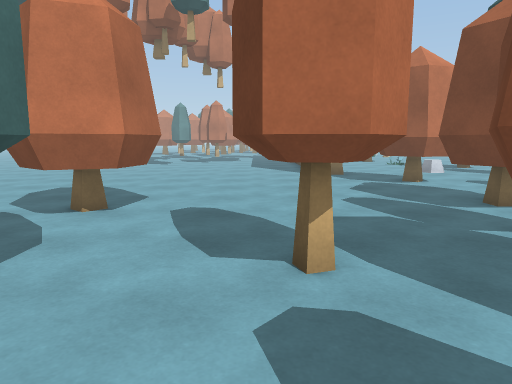
View 1 (above)

24 first-person views from a walk through a Unity game level. The camera is 1.4 m above the floor, tilts 8° down and sees 70° across. The floor is counted in squares, 1 m on a side. Each view is taken from the middle of a square. On the plan, view 1 faces up. The plan holds only what a view shows up to about 16 squares ahead; the rest is blank. The place goes on beyond the plan. Surface patterns are stand-ins for the level's own textures.

View 2
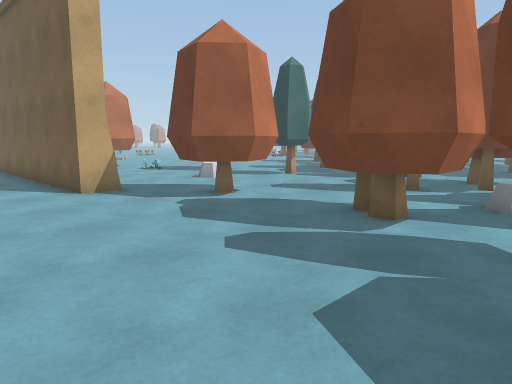

View 3
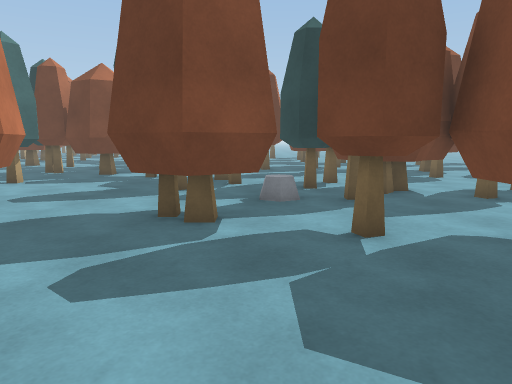

View 4
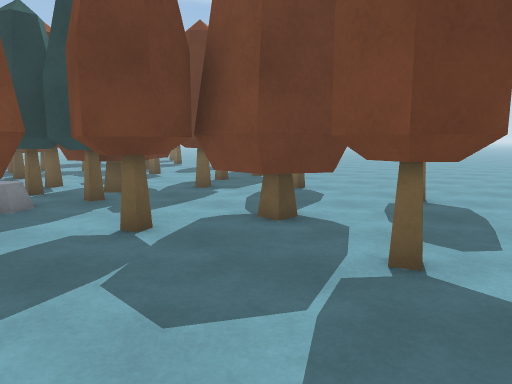

View 5
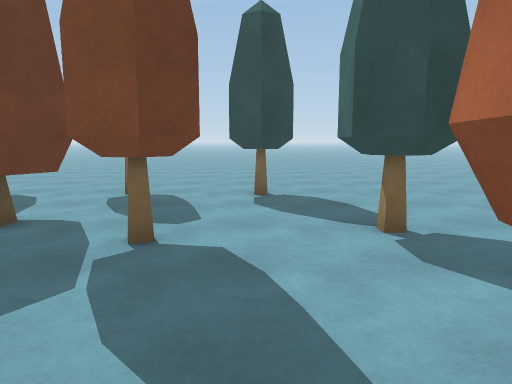

View 6
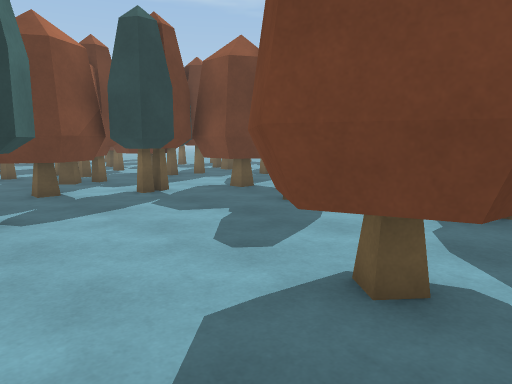

View 7
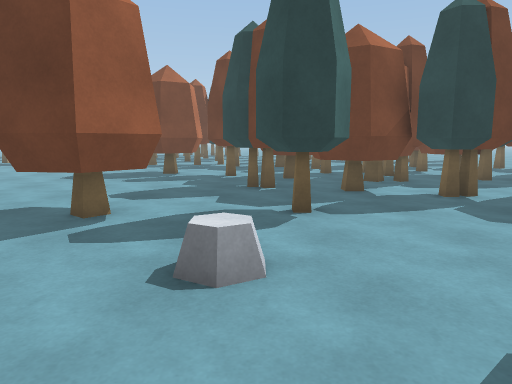

View 8
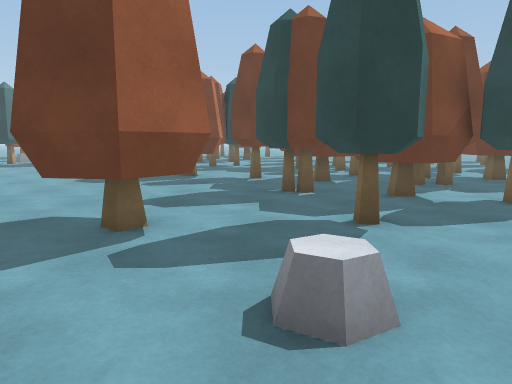

View 9
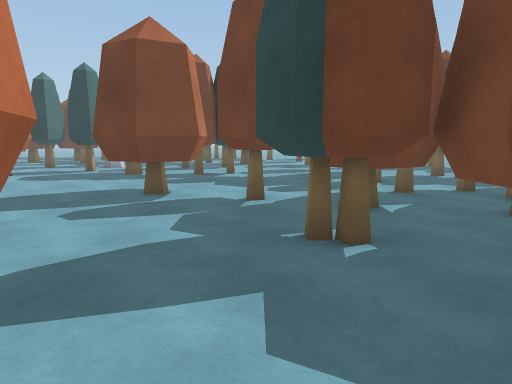

View 10
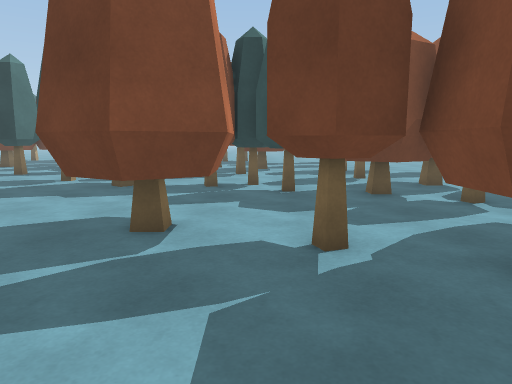

View 11
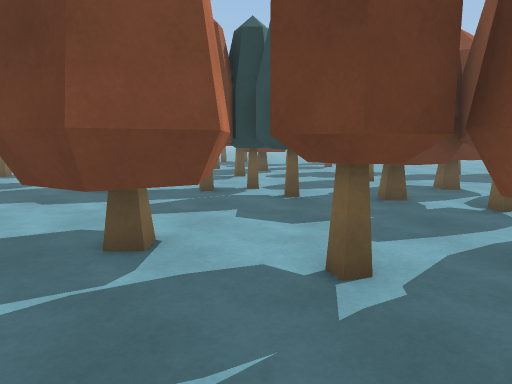

View 12
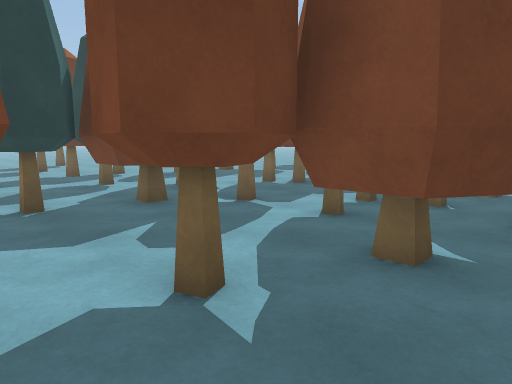

View 13
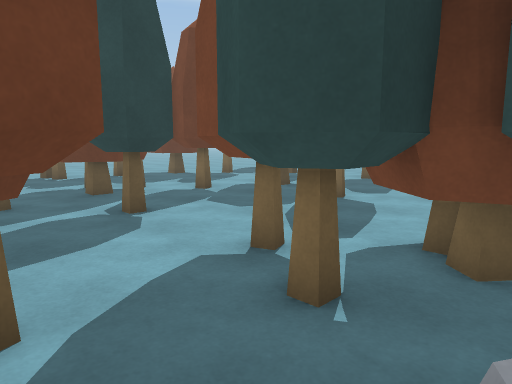

View 14
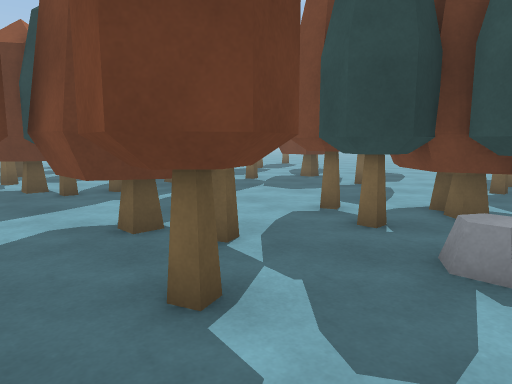

View 15
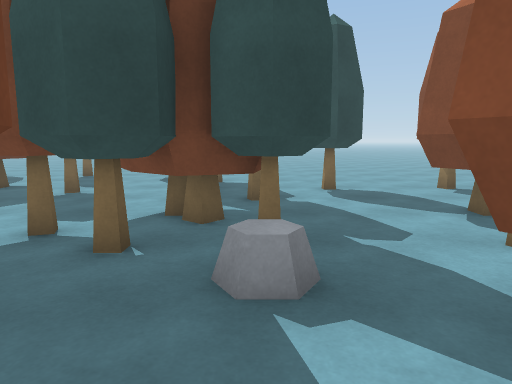

View 16
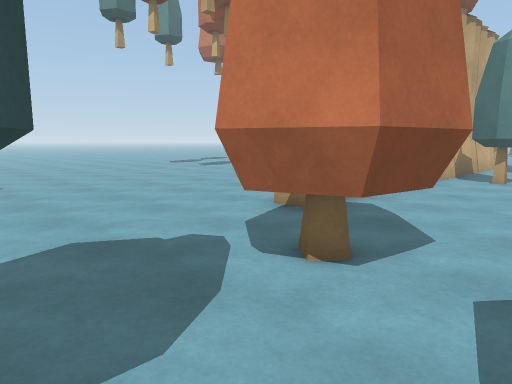

View 17
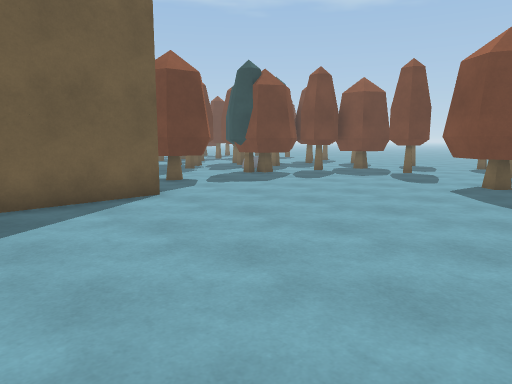

View 18
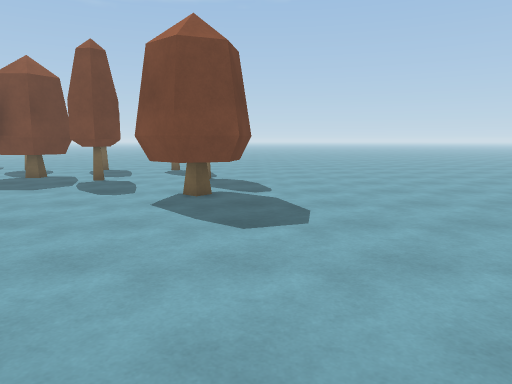

View 19
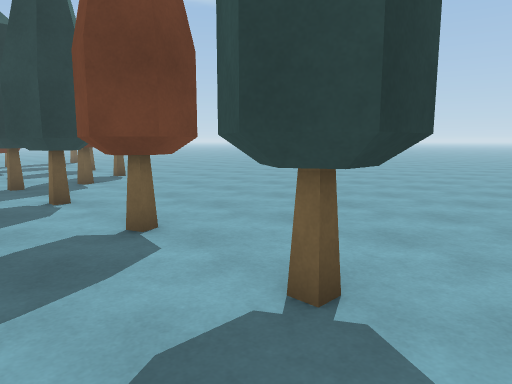

View 20
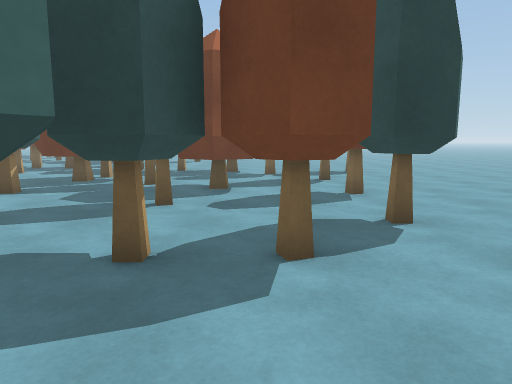

View 21
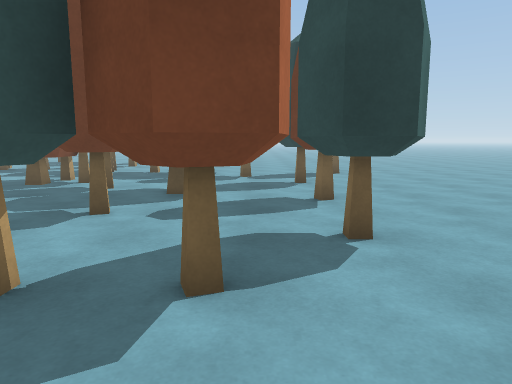

View 22
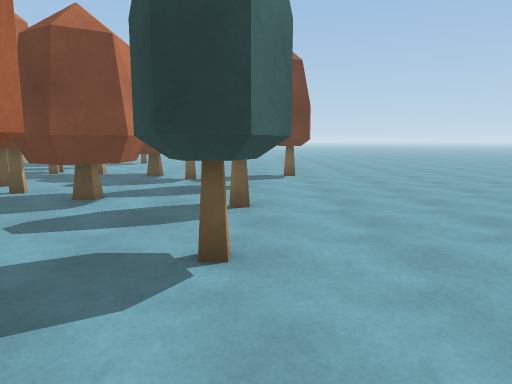

View 23
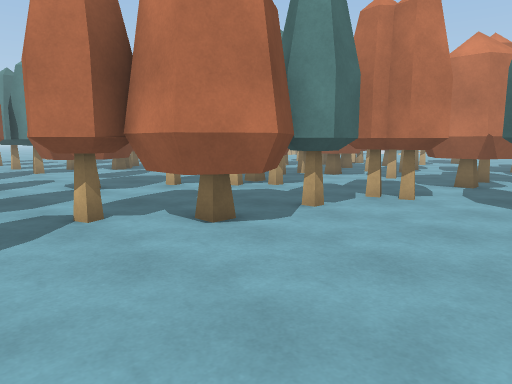

View 24
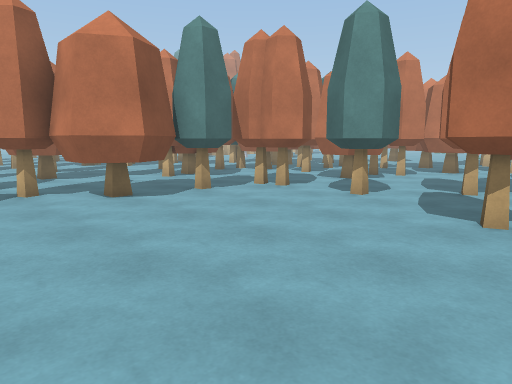

### Floor plan
Key: @ floor where view 1 was taken; # wall or solid block; . floor; R rock; O other object.
Columns run from 6 left of view 1 to 33 right of it. Each row starts with its distance up from view 1.
 20 . ..    .R...  .O  .....OOO ...
 19  ........R......OO ......OOO...O#..OO
 18 .........R......OOO......O....##O.. #
 17 .........R....R.........#O ...O O....
 16 .........R....R.....OO OO ...OO.........
 15 .........R.......O..O#OOO ...OO .O#..O..
 14 ...........OO....O.OOO OO O.OOO   O.OO
 13 ..........OOOO.....OOO    OOOO OO O..
 12 ..........OOOO.....#O OO O O  OOO ..OO
 11 ...........O.......O .OO OO ...OO...OO
 10 ...............##..O .O  OO .O#O...OO
  9 ..OO.......OO..OOOOO...OOO O  O#...
  8 .OOOO.....OOOO..#OOO .OOOO OOOO ...
  7 .OOOO......OO.R.O#O ..OO O.. OOO..
  6 ..OO......##..ROO..... O.....OO..OO
  5 .......O..OO.#OOOO#.#OOO O...O..O##O
  4 ..OO..OO.OO.. O OO .#O OOO .OOOOO#..
  3 .. OO.O#OOOO..OOO .....OO#O.##O.#O..O
  2 .........  ...#O .....OO O..O#.....OO
  1 .............OOO......#O....O#.....O#
  0 ....OO@.##.OO..O .OO OOO...OOO.......
 -1 ....#OO.O#.#OO.O#..OOOOO.. OOO.......
 -2 ...............O#....OOO..##OO........
 -3 ...............O#.........O#..........
 -4 .................O .O#..O ...........
 -5 .................O .#O..O ...... ... .
 -6 ...........................#O

Positions as (right, up) in squares from view 1, and headings:
1: (0, 0), facing up
2: (-1, 5), facing up-right
3: (-1, 7), facing right
4: (-1, 8), facing down-right
5: (-1, 9), facing down
6: (4, 16), facing down-right
7: (4, 16), facing right
8: (5, 17), facing right
9: (10, 17), facing right
10: (14, 18), facing right
11: (15, 18), facing right
12: (16, 19), facing down-right
13: (8, 8), facing down-right
14: (7, 11), facing down-right
15: (8, 10), facing down
16: (8, 9), facing up-left
17: (-6, 20), facing down-right
18: (-5, 17), facing down
19: (-3, 2), facing down-right
20: (5, -2), facing right
21: (6, -3), facing right
22: (7, -5), facing right
23: (27, -5), facing up-left
24: (31, -5), facing up-left
